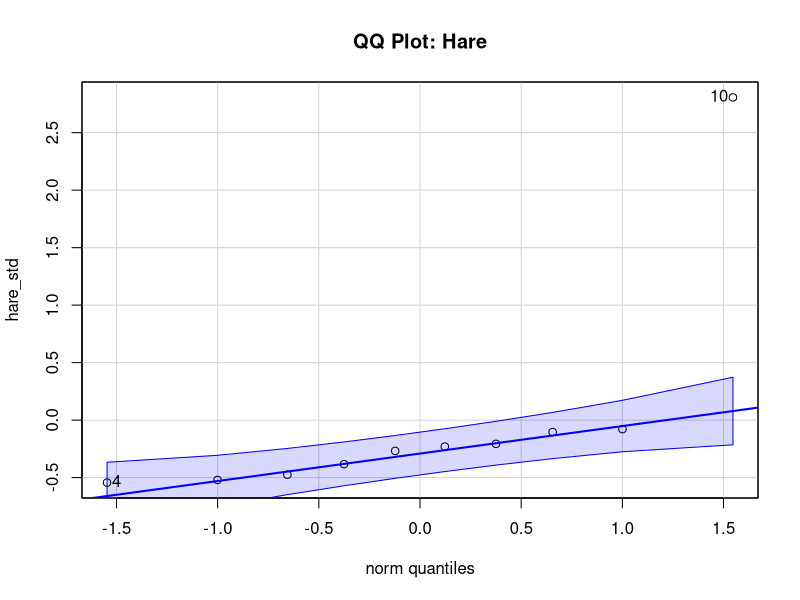
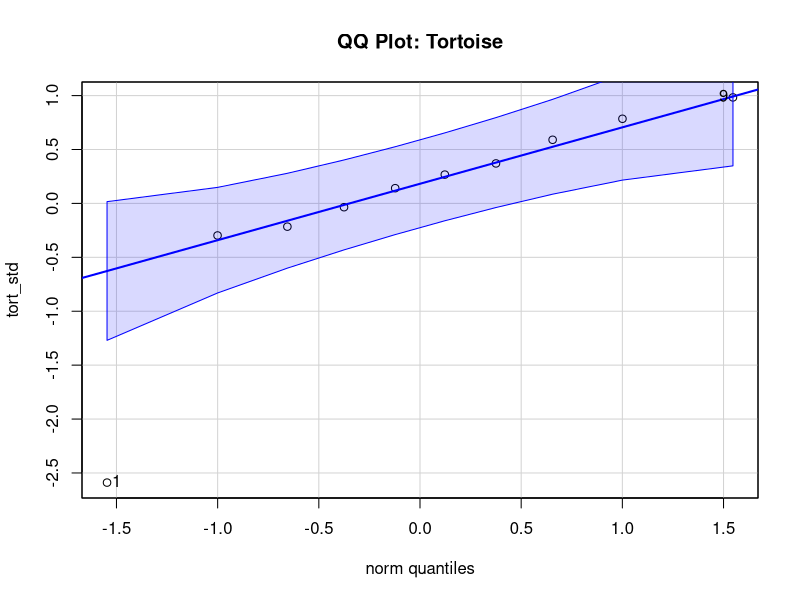
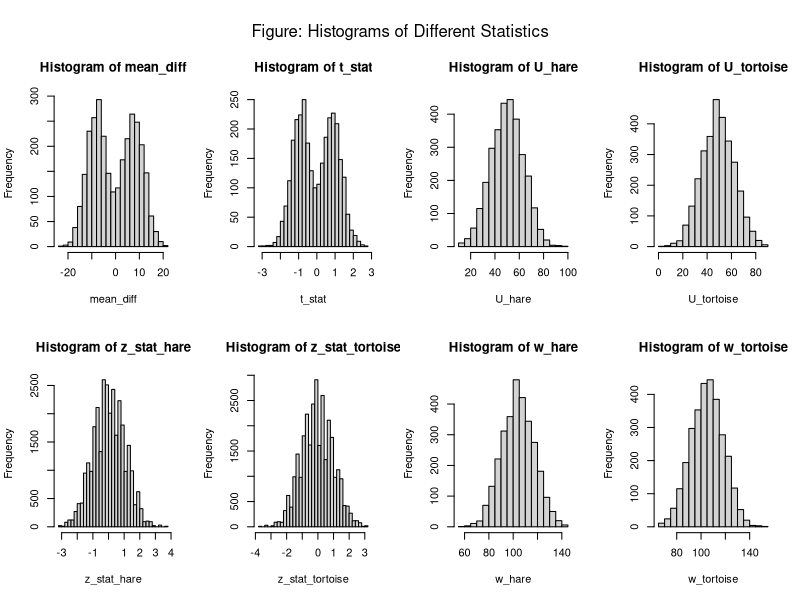
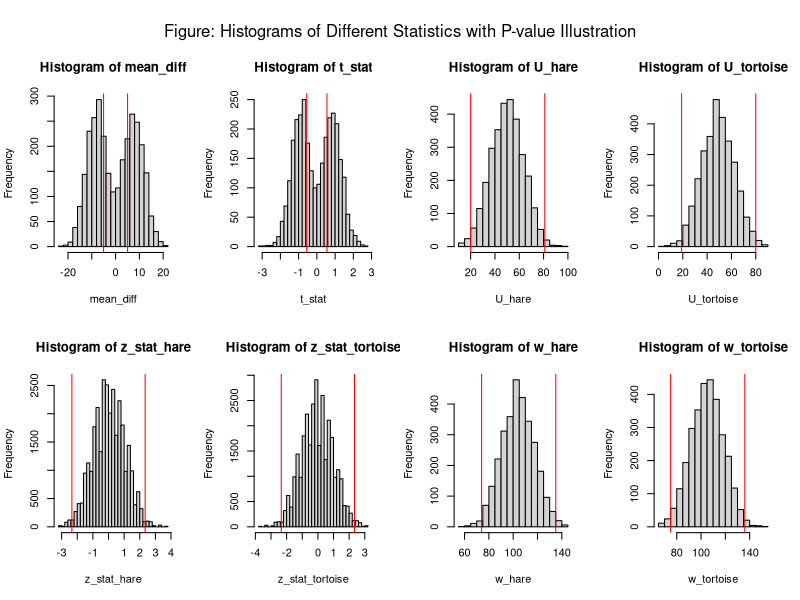

Generate these figures, in order, with R:
## ---- chunk 1
knitr::opts_chunk$set(echo = TRUE)
## ---- chunk 2
race = read.csv('race.csv')
## ---- chunk 3
# the difference in sample mean in finishing times for the two teams:
mean_diff_observe <- mean(race$Hare) - mean(race$Tortoise)
paste('The difference in sample mean in finishing times for the two teams: ', mean_diff_observe)
## ---- chunk 4
n1 <- length(race$Hare) # N_1
n2 <- length(race$Tortoise) # N_2
N <- 1/n1 + 1/n2 # 1/N_1 + 1/N_2
df <- n1 + n2 - 2 # degree of freedom
# pooled variance
sp2 <- (sum((race$Hare - mean(race$Hare))^2) + sum((race$Tortoise - mean(race$Tortoise))^2))  / df
## ---- chunk 5
Var <- sp2 * N
paste('The variance of the difference between hares\' mean and tortoises\' mean is ', Var)
## ---- chunk 6
t_stat_observe <- mean_diff_observe / sqrt(Var)
paste('The test statistic for this dataset is ', t_stat_observe)
## ---- chunk 7
pvalue <- 2* (pt(abs(t_stat_observe), df = df, lower.tail = F))
paste('The p-value for this dataset is ', pvalue)
## ---- chunk 8
# Rejection region: 
qt(c(0.025, 0.975), n1+n2-2)
## ---- chunk 9
time <- c(race$Hare, race$Tortoise) 
animal <- factor(c(rep(c(0,1), c(10,10))))
race_new <- data.frame(time, animal)
## ---- chunk 10
library(car)
leveneTest(race_new$time ~ race_new$animal, center = mean)
## ---- chunk 11
var.test(race$Hare, race$Tortoise)
## ---- chunk 12
# standardize the data
hare_std <- (race$Hare - mean(race$Hare)) / sd(race$Hare)
qqPlot(hare_std, main="QQ Plot: Hare")
## ---- chunk 13
# standardize the data
tort_std <- (race$Tortoise - mean(race$Tortoise)) / sd(race$Tortoise)
qqPlot(tort_std, main="QQ Plot: Tortoise")
## ---- chunk 14
# U statistic for hare
U_hare_observe <- 0
for (i in 1:n1) {
  for (j in 1:n2){
    if(race$Hare[i] < race$Tortoise[j]){
      U_hare_observe = U_hare_observe + 1
    }
  }
}
paste('The U-statistic for hares: ', U_hare_observe)
## ---- chunk 15
# U statistic for tortoise
U_tortoise_observe <- 0
for (i in 1:n1) {
  for (j in 1:n2){
    if(race$Tortoise[i] < race$Hare[j]){
      U_tortoise_observe = U_tortoise_observe + 1
    }
  }
}
paste('The U-statistic for tortoises: ', U_tortoise_observe)
## ---- chunk 16
sigma_u0 = sqrt(n1*n2*(n1+n2+1) / 12)
z_stat_observe_hare = (U_hare_observe - 50) / sigma_u0
z_stat_observe_hare
## ---- chunk 17
sigma_u0 = sqrt(n1*n2*(n1+n2+1) / 12)
z_stat_observe_tortoise = (U_tortoise_observe - 50) / sigma_u0
z_stat_observe_tortoise
## ---- chunk 18
pvalue = pnorm(abs(z_stat_observe_tortoise), lower.tail = F)*2
paste('The p-value for the Z-test is ', pvalue)
## ---- chunk 19
ranks <- rank(c(race$Hare, race$Tortoise))
w_hare_observe <- sum(ranks[1:n1])
w_tortoise_observe <- sum(ranks[n1+1:n2])
## ---- chunk 20
wilcox.test(race$Hare, race$Tortoise, exact = F, correct = F, alternative = 'two.sided')
## ---- chunk 21
# mix the value of hare and tortoise into one column
all_value <- c(race$Hare, race$Tortoise)
group <- factor(c(rep('hare', 10), rep('tortoise', 10)))
## ---- chunk 22
permutation <- list()
# 3000 datasets
for (i in 1:3000){
  temp_vector <- sample(all_value, length(all_value))
  temp_df <- data.frame(Hare = temp_vector[1:10], Tortoise = temp_vector[11:20])
  permutation <- append(permutation, list(temp_df))
}
## ---- chunk 23
permutation[[1500]]
## ---- chunk 24
mean_diff <- c()
len_permut <- length(permutation)
for (i in 1:len_permut){
  temp <- mean(permutation[[i]]$Hare) - 
    mean(permutation[[i]]$Tortoise)
  mean_diff <- append(mean_diff, temp)
}
head(mean_diff)
## ---- chunk 25
t_stat <- c()
# traverse each permutated data set
for (i in 1:length(permutation)){
  df_current = permutation[[i]]
  # mean_diff <- mean(df_current$Hare) - mean(df_current$Tortoise)
  n1 <- length(df_current$Hare) 
  n2 <- length(df_current$Tortoise)
  d_free <- n1 + n2 -2
  sp2 <- (sum((df_current$Hare - mean(df_current$Hare))^2) + sum((df_current$Tortoise - mean(df_current$Tortoise))^2))  / d_free
  Var <- sp2 * (1/n1 + 1/n2)
  t_stat_temp <- mean_diff[i] / sqrt(Var)
  t_stat <- append(t_stat, t_stat_temp)
}
t_stat[1:5]
## ---- chunk 26
U_hare <- c()
U_tortoise <- c()
for (n in 1:length(permutation)){
  df_current <- permutation[[n]]
  U_hare_temp <- 0
  n1 <- length(df_current$Hare)
  n2 <- length(df_current$Tortoise)
  for (i in 1:n1){
    for (j in 1:n2){
      if(df_current$Hare[i] < df_current$Tortoise[j]){
        U_hare_temp = U_hare_temp + 1
      }
    }
  }
  U_hare <- append(U_hare, U_hare_temp)
  
  U_tortoise_temp <- 0
  for (i in 1:n1) {
    for (j in 1:n2){
      if(df_current$Tortoise[i] < df_current$Hare[j]){
        U_tortoise_temp = U_tortoise_temp + 1
      }
   }
  }
  U_tortoise <- append(U_tortoise, U_tortoise_temp)
}
# list(U_hare, U_tortoise)
## ---- chunk 27
z_stat_hare <- c()
for (i in 1:n1){
  sigma_u0 = sqrt(n1*n2*(n1+n2+1) / 12)
  z_stat_temp = (U_hare - 50) / sigma_u0
  z_stat_hare <- append(z_stat_hare, z_stat_temp)
}
## ---- chunk 28
z_stat_tortoise <- c()
for (i in 1:n1){
  sigma_u0 = sqrt(n1*n2*(n1+n2+1) / 12)
  z_stat_temp = (U_tortoise - 50) / sigma_u0
  z_stat_tortoise <- append(z_stat_tortoise, z_stat_temp)
}
## ---- chunk 29
w_hare <- c()
w_tortoise <- c()
for (i in seq_along(permutation)){
  mix_values = c(permutation[[i]]$Hare, permutation[[i]]$Tortoise)
  ranks = rank(mix_values)
  w_hare_temp = sum(ranks[1:n1])
  w_tortoise_temp = sum(ranks[n1+1:n2])
  w_hare = append(w_hare, w_hare_temp)
  w_tortoise = append(w_tortoise, w_tortoise_temp)
}
## ---- chunk 30
par(mfrow=c(2,4), oma=c(0,0,3,0))
hist(mean_diff, breaks = 30)
hist(t_stat, breaks = 30)
hist(U_hare, breaks = 30)
hist(U_tortoise, breaks = 30)
hist(z_stat_hare, breaks = 30)
hist(z_stat_tortoise, breaks = 30)
hist(w_hare, breaks = 30)
hist(w_tortoise, breaks = 30)
# Title
mtext('Figure: Histograms of Different Statistics', side = 3, line = 0, outer = T)
## ---- chunk 31
par(mfrow=c(2,4), oma=c(0,0,3,0))
# mean difference
hist(mean_diff, breaks = 30)
abline(v = mean_diff_observe, col = 'red')
abline(v = -mean_diff_observe, col = 'red')
# t-statistic of mean difference
hist(t_stat, breaks = 30)
abline(v = t_stat_observe, col = 'red')
abline(v = -t_stat_observe, col = 'red')
# U-statistic of hares
hist(U_hare, breaks = 30)
abline(v = U_hare_observe, col = 'red')
abline(v = 2*mean(U_hare) - U_hare_observe, col = 'red')
# U-statistic of tortoises
hist(U_tortoise, breaks = 30)
abline(v = U_tortoise_observe, col = 'red')
abline(v = 2*mean(U_tortoise) - U_tortoise_observe, col = 'red')
# z-statistic of U-statistic for team Hare
hist(z_stat_hare, breaks = 30)
abline(v = z_stat_observe_hare, col = 'red')
abline(v = -z_stat_observe_hare, col = 'red')
# z-statistic of U-statistic for team Tortoise
hist(z_stat_tortoise, breaks = 30)
abline(v = z_stat_observe_tortoise, col = 'red')
abline(v = -z_stat_observe_tortoise, col = 'red')
# Wilcox’s rank sum statistics for team Hare
hist(w_hare, breaks = 30)
abline(v = w_hare_observe, col = 'red')
abline(v = 2*mean(w_hare) - w_hare_observe, col = 'red')
# Wilcox’s rank sum statistics for team Tortoise
hist(w_tortoise, breaks = 30)
abline(v = w_tortoise_observe, col = 'red')
abline(v = 2*mean(w_tortoise) - w_tortoise_observe, col = 'red')
# Title
mtext('Figure: Histograms of Different Statistics with P-value Illustration', side = 3, line = 0, outer = T)
## ---- chunk 32
p_value_1 <- sum(mean_diff > abs(mean_diff_observe))*2 / length(mean_diff)
# if the sampling distribution is not symmetric: 
# p_value_1 <- (sum(mean_diff < -abs(mean_diff_observe)) + sum(mean_diff > abs(mean_diff_observe))) / length(mean_diff)
p_value_1
## ---- chunk 33
p_value_2 <- sum(t_stat > abs(t_stat_observe))*2 / length(t_stat)
# if the sampling distribution is not symmetric: 
# p_value_2 <- (sum(t_stat < -abs(t_stat_observe)) + sum(t_stat > abs(t_stat_observe))) / length(t_stat)
p_value_2
## ---- chunk 34
p_value_3 <- ifelse(U_hare_observe > mean(U_hare), sum(U_hare > U_hare_observe)*2 / length(U_hare), sum(U_hare < U_hare_observe)*2 / length(U_hare))
p_value_3
## ---- chunk 35
p_value_4 <- ifelse(U_tortoise_observe > mean(U_tortoise), sum(U_tortoise > U_tortoise_observe)*2 / length(U_tortoise), sum(U_tortoise < U_tortoise_observe)*2 / length(U_tortoise))
p_value_4
## ---- chunk 36
p_value_5 <- sum(z_stat_hare > abs(z_stat_observe_hare))*2 / length(z_stat_hare)
p_value_5
## ---- chunk 37
p_value_6 <- ifelse(w_hare_observe > mean(w_hare), sum(w_hare > w_hare_observe)*2 / length(w_hare), sum(w_hare < w_hare_observe)*2 / length(w_hare))
p_value_6
## ---- chunk 38
p_value_7 <- ifelse(w_tortoise_observe > mean(w_tortoise), sum(w_tortoise > w_tortoise_observe)*2 / length(w_tortoise), sum(w_tortoise < w_tortoise_observe)*2 / length(w_tortoise))
p_value_7
